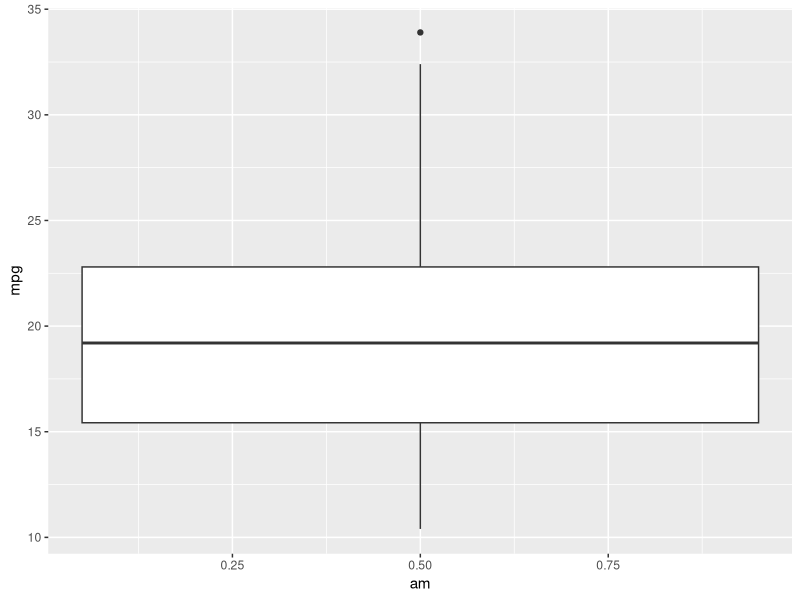
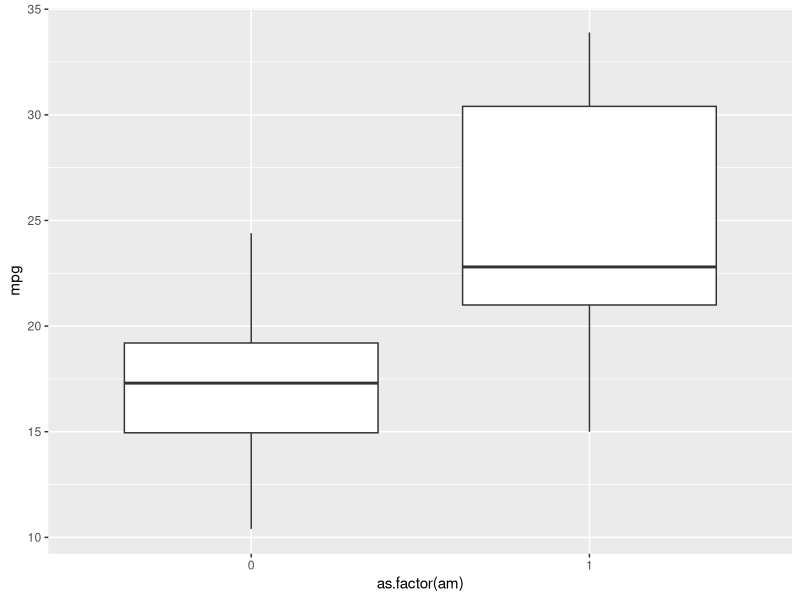
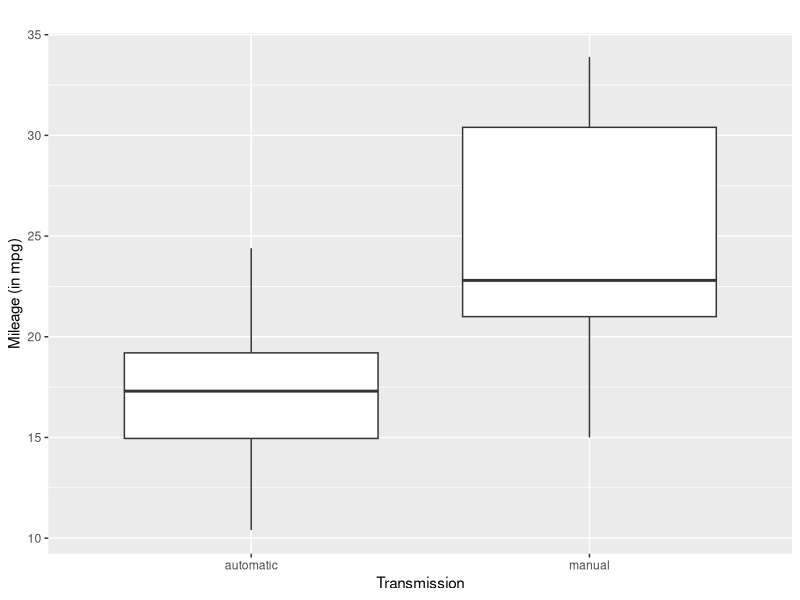

Recreate these plots in R, in order. (Note: this script raises an error after producing the figures.)
# Load packages
library(dplyr)
library(ggplot2)





#------------------------------------------------------------------------------
# geom_boxplot()
#------------------------------------------------------------------------------
# Let's compare mileage (miles per gallon) for a set of automatic vs manual
# cars
data(mtcars)

# A boxplot has as x-aesthetic a categorical variable. What's wrong with the
# code below?
ggplot(data=mtcars, aes(x=am, y=mpg)) + 
  geom_boxplot()

# We should convert am, which is coded as numerical 0 and 1's, to a categorical
# variable, i.e. a factor in R
ggplot(data=mtcars, aes(x=as.factor(am), y=mpg)) + 
  geom_boxplot()

# Better yet, let's transform the variable, and pipe the data fram directly
# into the ggplot() call and add labels
mtcars %>% 
  mutate(am=ifelse(am==0, "automatic", "manual")) %>% 
  ggplot(data=., aes(x=as.factor(am), y=mpg)) + 
  geom_boxplot() +
  labs(x="Transmission", y="Mileage (in mpg)", title="")
  
# If you don't know, look on the internet or ask your neighbor how to interpret
# boxplots!



#------------------------------------------------------------------------------
# geom_bar(), position adjusments, and which stat to use:
#------------------------------------------------------------------------------
# Titanic Survival Data
data(Titanic)
Titanic

# The original data is not in "tidy" format, so we tidy it.
# Here tidying was super easy, but typically it won't be (more next Lecture)
Titanic <- as.data.frame(Titanic)
Titanic

# KEY OBSERVATION:
# Each row corresponds to
# -a "binned" count for each of the 32 categories a passenger could be:
#  Class (4 levels) x Sex (2 levels) x Age (2 levels) X Survived (2 levels)
# -and not individual people on the boat. If the rows corresponded to
#  individuals, the data set would be 2201 rows long.

# Simple barplot: survival by Class:
survival_by_class <- Titanic %>%
  group_by(Survived, Class) %>%
  summarize(Freq=sum(Freq))
survival_by_class

# We want
# -x aesthetic: separate bars by Class
# -y aesthetic: to represent frequency
# -fill aesthetic: the fill color of the bars to be split by Survived
p <- ggplot(data=survival_by_class, aes(x=Class, y=Freq, fill = Survived))

# Assign geom_bar to it:
p + 
  geom_bar()

# KEY POINT: This doesn't work b/c the default stat for geom_bar is "bin". i.e. 
# it takes multiple observatinons and assigns bins to them and returns a count
# for each bin, like a histogram. In our case, the data is already binned! So we
# need to override the default stat to "stat=identity". 
p + 
  geom_bar(stat="identity")

# We can also make position adjustments to the geom_bar. The default position
# is "stack". Let's also look at two others:
p + 
  geom_bar(stat="identity", position="stack")
p + 
  geom_bar(stat="identity", position="dodge")
p + 
  geom_bar(stat="identity", position="fill")

# For fun, let's flip the coordinate-axes
p + 
  geom_bar(stat="identity", position="fill") + 
  coord_flip()





#------------------------------------------------------------------------------
# Exercises:
#------------------------------------------------------------------------------
# Q1: Modify the Titanic code above to show a visualization that can answer the
# question of if the "Women and children first" policy of who got on the
# lifeboats held true. Hint: the answer is yes.

# We now load the UC Berkeley Admissions Data
data(UCBAdmissions)
UCB <- UCBAdmissions %>% 
  as.data.frame()
UCB


# Q2: When creating the boxplot comparing mileage for automatic vs manual cars, 
# we could've had facetted histograms as below. What could be one reason for
# favoring the boxplot over the histograms?
ggplot(data=mtcars, aes(x=mpg)) +
  geom_histogram(bins=10) +
  facet_wrap(~am)


# Q3: Investigate how male vs female acceptance varied by department.


# Q4. Investigate the "competitiveness" of different departments as measured by
# acceptance rate.




